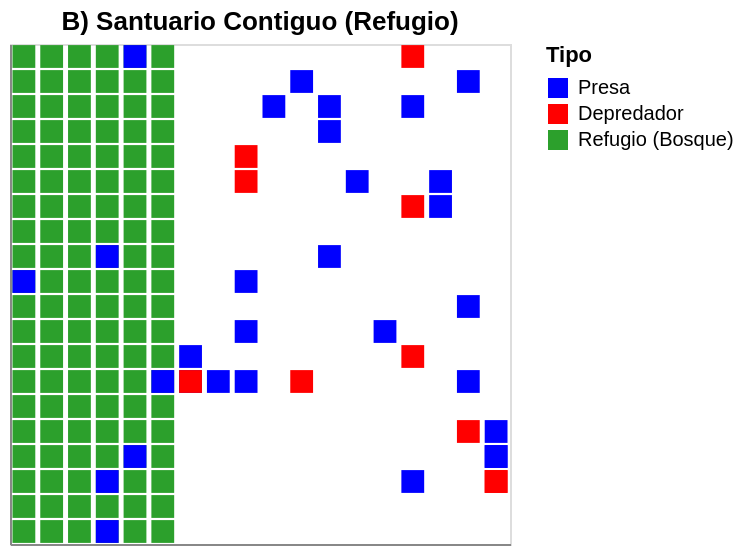

The Vega-Lite source for this figure:
### Vega-Lite specification from a JSON file in a GitHub repository (floating-point values rounded to 4 significant figures; data arrays with more than 128 entries replaced by an {"elided": "..."} marker saying what was removed)
{"config": {"view": {"continuousWidth": 300, "continuousHeight": 300}}, "data": {"name": "data-42b24340e2a0b3c3063a798b4ea1f5bb"}, "mark": {"type": "square", "opacity": 1, "size": 130}, "encoding": {"color": {"field": "Tipo", "scale": {"domain": ["Presa", "Depredador", "Refugio (Bosque)"], "range": ["blue", "red", "#2ca02c"]}, "type": "nominal"}, "tooltip": [{"field": "x", "type": "quantitative"}, {"field": "y", "type": "quantitative"}, {"field": "Tipo", "type": "nominal"}], "x": {"axis": {"labels": false, "ticks": false, "title": null}, "field": "x", "type": "ordinal"}, "y": {"axis": {"labels": false, "ticks": false, "title": null}, "field": "y", "sort": "descending", "type": "ordinal"}}, "height": 250, "title": "B) Santuario Contiguo (Refugio)", "width": 250, "$schema": "https://vega.github.io/schema/vega-lite/v6.1.0.json", "datasets": {"data-42b24340e2a0b3c3063a798b4ea1f5bb": {"elided": "160 records"}}}
